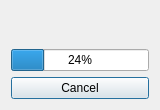
<?xml version="1.0" encoding="UTF-8"?>
<ui version="4.0">
 <class>MyAbstractBar</class>
 <widget class="QDialog" name="MyAbstractBar">
  <property name="geometry">
   <rect>
    <x>0</x>
    <y>0</y>
    <width>160</width>
    <height>110</height>
   </rect>
  </property>
  <property name="windowTitle">
   <string>Dialog</string>
  </property>
  <layout class="QVBoxLayout" name="verticalLayout">
   <item>
    <widget class="QLabel" name="label">
     <property name="text">
      <string/>
     </property>
     <property name="scaledContents">
      <bool>false</bool>
     </property>
    </widget>
   </item>
   <item>
    <widget class="QProgressBar" name="progress_bar">
     <property name="value">
      <number>24</number>
     </property>
    </widget>
   </item>
   <item>
    <widget class="QPushButton" name="cancel">
     <property name="text">
      <string>Cancel</string>
     </property>
    </widget>
   </item>
  </layout>
 </widget>
 <resources/>
 <connections/>
</ui>
